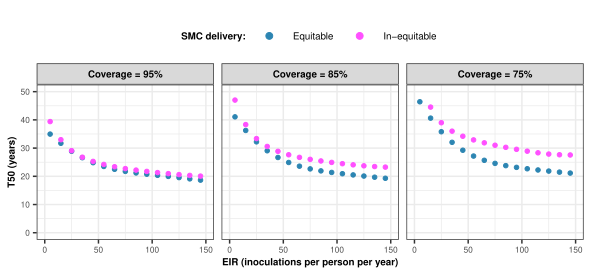

The script that drew this image:
###############################################################################
# Code to visuals Figure S2.9 (The impact of equitable and in-equitable       #
# SMC delivery on the spread of the quintuple mutant)                         #
#                                                                             #
# author: thiery Masserey (thiery.masserey@swisstph.ch)                       #
###############################################################################

# Load package
library("rlang")
library("ggh4x")
library("ggplot2")
library("plyr")

# Load the data
Prediction_table_final_100 <- read.csv("/scicore/home/penny/masthi00/smc_resistance/Visualise/Figure/Data_figure_S2.9.csv", header = T)

# Change format of variable
Prediction_table_final_20$Age <- as.factor(Prediction_table_final_20$Age)
Prediction_table_final_20$Number_round <- as.factor(Prediction_table_final_20$Number_round)
Prediction_table_final_20$Seasonality <- as.factor(Prediction_table_final_20$Seasonality)
Prediction_table_final_20$Coverage_reduction <- as.factor(Prediction_table_final_20$Coverage_reduction)
Prediction_table_final_20$Coverage <- as.factor(Prediction_table_final_20$Coverage)
Prediction_table_final_20$Coverage <- factor(Prediction_table_final_20$Coverage, levels = c("0.95", "0.85", "0.75"))
Prediction_table_final_20$Access <- as.factor(Prediction_table_final_20$Access)

# Label factors
S.labs <- c("Moderate seasonality setting", "High seasonality setting")
names(S.labs) <- c("sesonality2", "sesonality3")

Cov.labs <- c("Coverage = 75%", "Coverage = 85%", "Coverage = 95%")
names(Cov.labs) <- c("0.75", "0.85", "0.95")

C.labs <- c("Coverage reduction\n at each round = 0%", "Coverage reduction\n at each round = 10%")
names(C.labs) <- c("0", "0.1")

T.labs <- c("Low access to treatment", "High access to treatment")
names(T.labs) <- c("0.1", "0.4")

# Plot
PLOT_S7 <- ggplot(data = Prediction_table_final_100) +
  geom_point(aes(x = EIR, y = Time_0.1, color = Equity), size = 3 / constant, alpha = 1) +
  facet_nested(. ~ Coverage, labeller = labeller(Seasonality = S.labs, Coverage = Cov.labs, Coverage_reduction = C.labs, Access = T.labs)) +
  theme_bw() +
  ylim(0, 50) +
  xlim(0, 150) +
  labs(title = "", x = "EIR (inoculations per person per year)", y = "T50 (years)") +
  theme_bw() +
  scale_color_manual(name = "SMC delivery:",
                     values = c("#2C85B2", "#FF50FF"),
                     labels = c("Equitable ", "In-equitable"),
                     breaks = c("High", "Poor")) +
  theme(axis.text.x = element_text(size = 16 / constant),
        axis.text.y = element_text(size = 16 / constant),
        axis.title.x = element_text(size = 18 / constant, face = "bold"),
        axis.title.y = element_text(size = 18 / constant, face = "bold"),
        plot.title = element_text(size = 18 / constant, hjust = 0.5, face = "bold")) +
  theme(legend.text = element_text(size = 18 / constant)) +
  theme(legend.title = element_text(size = 18 / constant, face = "bold")) +
  theme(legend.key.size = unit(0.1, "cm")) +
  theme(strip.text.x = element_text(size = 18 / constant, color = "black", face = "bold"),
        strip.text.y = element_text(size = 18 / constant, color = "black", face = "bold")) + 
  guides(fill = FALSE) + theme(legend.position = "top") + 
  theme(legend.spacing.x = unit(0.5, "cm")) + 
  guides(colour = guide_legend(override.aes = list(size = 2)))

# Save
ggsave("/scicore/home/penny/masthi00/smc_resistance/Visualise/Figure/Figure_S2.9.pdf", plot = PLOT_S7, width = 15, height = 7, device = "pdf", units = "cm", dpi = 300)
